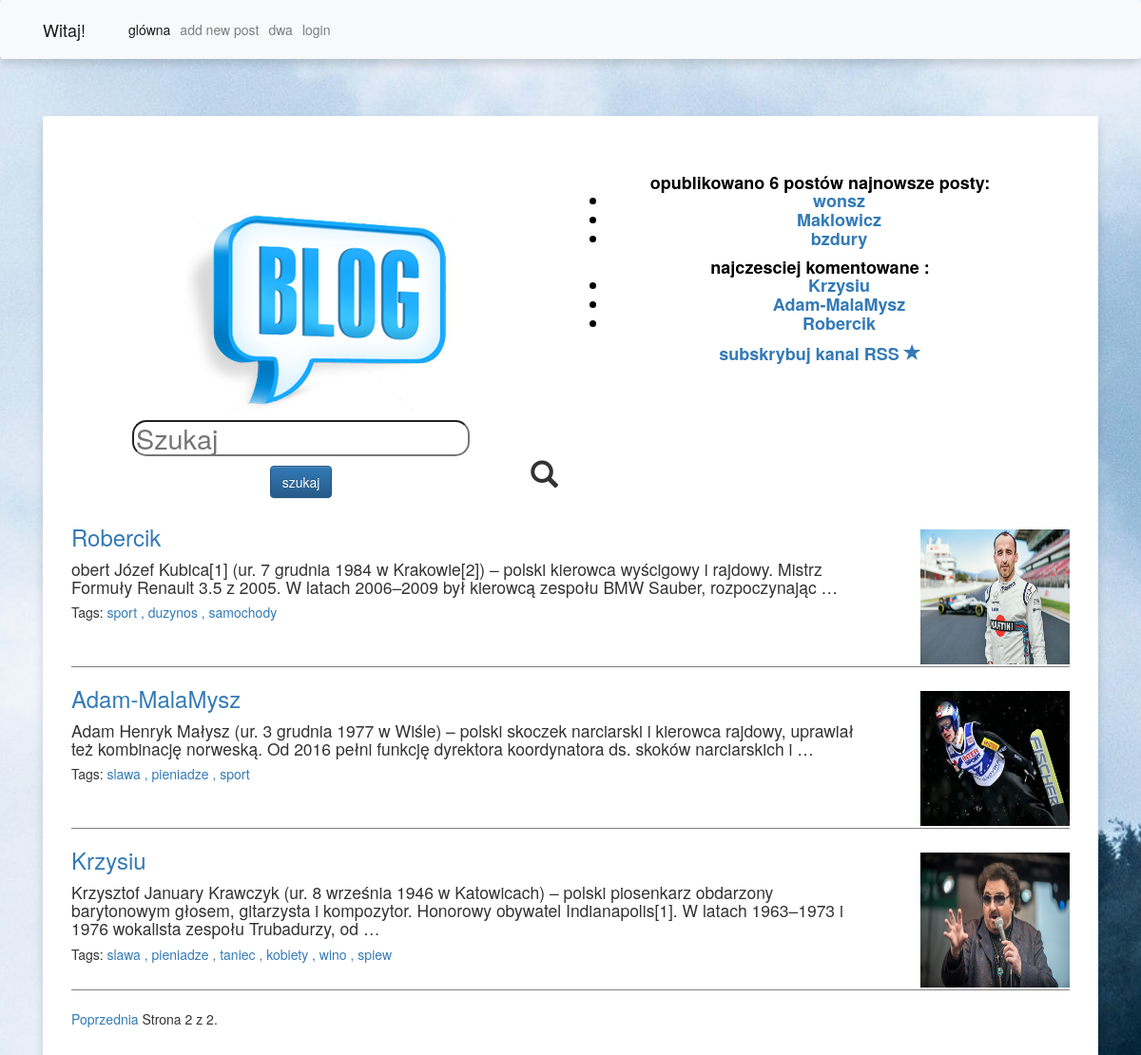
Screenshot of /?page=2 with the database file from the repository.
### blog_2/models.py (models this page shows, shortened)
class Post(models.Model):
    STATUS_CHOICES = (('draft','Draft'),('published','Published'),)
    title = models.CharField(max_length=250)
    slug = models.SlugField(max_length=250,unique_for_date='publish')
    author = models.ForeignKey(User,on_delete=models.CASCADE,related_name='blog_posts')
    body = models.TextField()
    publish = models.DateTimeField(default=timezone.now)
    status = models.CharField(max_length=10,choices=STATUS_CHOICES,default='draft')
    tags = TaggableManager()  # dodaje meneger tagow
    'managery'
    objects = models.Manager()  # manager domyślny.
    published = PublishedManager()  # Własny menedżer.
    class Meta:
        ordering = ('-publish',)
    'tworzy sciezke  ze zmiennymi konkretnego posta z get absolute do samego siebie czyli do post'
    def get_absolute_url(self):
        return reverse('blog_2:post_detail',
                       args=[self.publish.year,
                             self.publish.strftime('%m'),
                             self.publish.strftime('%d'),
                             self.slug])

### blog_2/views.py (the view)
# urls.py: path('', views.Post_list, name='Post_list'),
def Post_list(request,tag_slug=None): #domyslnie nie ma taga
        object_list = Post.published.all()
        tag = None
        keyword2="poczatkowe"
        result=None
        searched = False
        if request.method == 'POST':
            s_form = search_form(data=request.POST)
            if s_form.is_valid():
                searched = True
                keyword2 = s_form.cleaned_data['keyword']
                object_list= Post.published.filter(title__icontains=keyword2)
                if not  object_list:
                    object_list = Post.published.filter(body__icontains=keyword2)
                if  object_list:
                    result = True
        else:
            s_form = search_form()
        if tag_slug:
            tag = get_object_or_404(Tag,slug=tag_slug)
            object_list = object_list.filter(tags__in=[tag])
        paginator = Paginator(object_list, 3)
        page = request.GET.get('page')
        try:
            posts = paginator.page(page)
        except PageNotAnInteger:
            posts = paginator.page(1)
        except EmptyPage:
            posts= paginator.page(paginator.num_pages)
        return render(request, 'blog_2/post_list.html', {'page': page, 'posts': posts, 'tag':tag,'s_form':s_form,'result':result, 'searched':searched })

### blog_2/forms.py
class search_form(forms.Form):
    keyword = forms.CharField(label='', max_length=100)
    keyword.widget.attrs.update({'class': 'searchtextrea','placeholder':'Szukaj'})

### blog_2/models.py (called while the page is built)
    def get_queryset(self):
        return super(PublishedManager, self).get_queryset().filter(status='published')

### blog_2/templatetags/blog_2_tags.py (called while the page is built)
@register.simple_tag()
def total_posts():
    return Post.published.count()

@register.inclusion_tag('blog_2/latest_posts.html')
def show_latest_posts(count=5):
    latest_posts = Post.published.order_by('-publish')[:count]
    return {'latest_posts':latest_posts}

@register.simple_tag()
def get_most_commented_posts(count=3):
    return Post.published.annotate(total_comments=Count('comments')).order_by('-total_comments')[:count]

### blog_2/templates/blog_2/post_list.html (shortened to what this page needs)
{% extends 'blog_2/base.html' %}
{% block tit %}
<div class="pptitle">
<div class="titleBLOG">
    {% load blog_2_tags %}
    {% load static %}
<img src="{% static 'images/logo_blog.png' %}"/>
</div>
    <div class="Bdetails">
         opublikowano {% total_posts %} postów
        najnowsze posty:
<br>
{% show_latest_posts 3 %}
najczesciej komentowane :
{% get_most_commented_posts as most_commented_posts %}
<ul>
    {% for post in most_commented_posts %}
    <li>
        <a href="{{post.get_absolute_url}}">{{post.title}}</a>
    </li>
    {% endfor %}
</ul>
         <div class ="rss">
            <a href= "{% url 'blog_2:post_feed' %}" class="top-menu">  subskrybuj kanal RSS  <span class="glyphicon glyphicon-star">  </span></a>
        </div>
         </div>
    </div>
<div class="searcher">
    <form action="." method="post" >
        <div class="lupka">
     <span  class="glyphicon glyphicon-search">  </span>
</div>
    {{ s_form.as_p }}
    <button type="submit" class="btn btn-primary">szukaj</button>
    </form>
</div>
{% endblock %}
{% block content %}
{% if posts %}
    {% for post in posts %}
<div class="onepost">
<div class="obrazekpost">
    {% with 'images/'|add:post.title|add:'.jpg' as image_static %}
     <img src="{% static image_static %}"width="100%" height="100%"/>
 {% endwith %}
</div>
<h3>
    <a href= "{{ post.get_absolute_url }}" >
    {{ post.title }}
    </a>
    </h3>
<h4 class="postbody" >
    {{ post.body|truncatewords:30|linebreaks }}
    <p class="tags">
        Tags:
        {% for tag in post.tags.all %}
        <a href ="{% url 'blog_2:post_list_by_tag' tag.slug %}">
        {{ tag.name}}
            {% if not forloop.last %}, {% endif %}
            {% endfor %}
        </a>
    </p>
    </h4>
    </div>
    {% endfor %}
{% endif %}
{% include "blog_2/pagination.html" with page=posts %}
{% endblock %}

### blog_2/templates/blog_2/latest_posts.html
<ul>
    {% for post in latest_posts %}
    <li>
        <a href="{{post.get_absolute_url }}">{{post.title}}</a>
    </li>
    {% endfor %}
</ul>

### blog_2/static/blog_2.css (style rules this page uses)
.pptitle { margin-bottom:50px; width:100%; height:220px; color:white; }
.titleBLOG { color:white; font-family:Impact, fantasy; float:left; padding-top:5%; width:50%; height: 50%; font-size: 2em; }
.Bdetails { padding-top:1%; color:black; font-weight: bold; float:right; width:50%; height:50%; font-size: 0.5em; }
.rss { font-size:1em; }
.onepost { width:100%; height:15rem; border-bottom: 1px solid gray; }
.obrazekPost { background-color:gray; width:10%; height:95%; float:right; }
.postbody { width:80%; font-size: 1.25em; }
.obrazekpost { margin-top:0.5rem; background-color:grey; float:right; width:15%; }
.tags { font-size: 0.8em; }
.searcher { font-size:0.8em; width:50%; }
.lupka { float:right; padding-top:8%; padding-right:8%; width:6%; }
.searchtextrea { border: 5px solid ##C0C0C0; border-radius: 15px; }

### rows the page displays
Post: title "wonsz"
Post: title "Maklowicz"
Post: title "bzdury"
Post: title "Krzysiu", body "Krzysztof January Krawczyk (ur. 8 września 1946 w Katowicach) – polski piosenkarz obdarzony barytonowym głosem, gitarzysta i kompozytor. Honorowy obywatel Indianapolis[1]. W latach 1963–1973 i 1976 wokalista zespołu Trubadurzy, od …"
Post: title "Adam-MalaMysz", body "Adam Henryk Małysz (ur. 3 grudnia 1977 w Wiśle) – polski skoczek narciarski i kierowca rajdowy, uprawiał też kombinację norweską. Od 2016 pełni funkcję dyrektora koordynatora ds. skoków narciarskich i …"
Post: title "Robercik", body "obert Józef Kubica[1] (ur. 7 grudnia 1984 w Krakowie[2]) – polski kierowca wyścigowy i rajdowy. Mistrz Formuły Renault 3.5 z 2005. W latach 2006–2009 był kierowcą zespołu BMW Sauber, rozpoczynając …"
Tag: name "sport"
Tag: name "duzynos"
Tag: name "samochody"
Tag: name "slawa"
Tag: name "pieniadze"
Tag: name "taniec"
Tag: name "kobiety"
Tag: name "wino"
Tag: name "spiew"

### other values shown
{{ page.number }} "2"
{{ page.paginator.num_pages }} "2"
